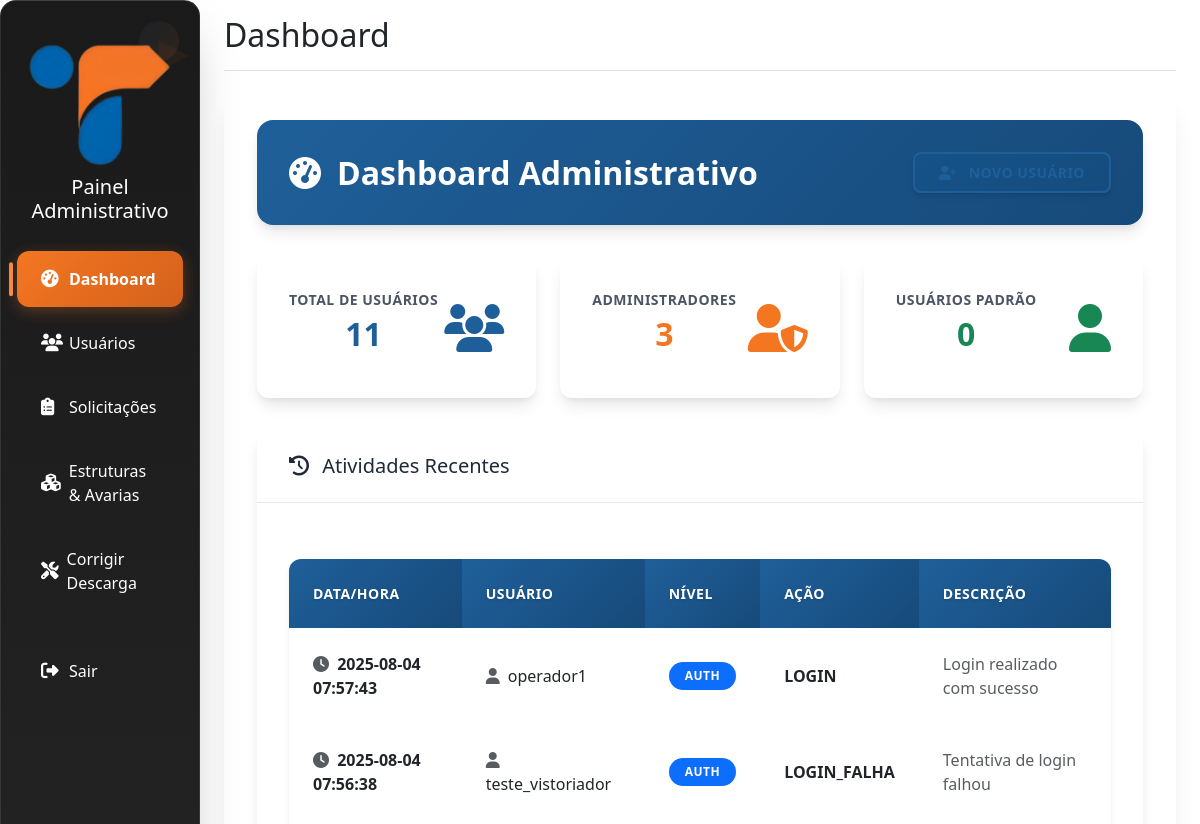
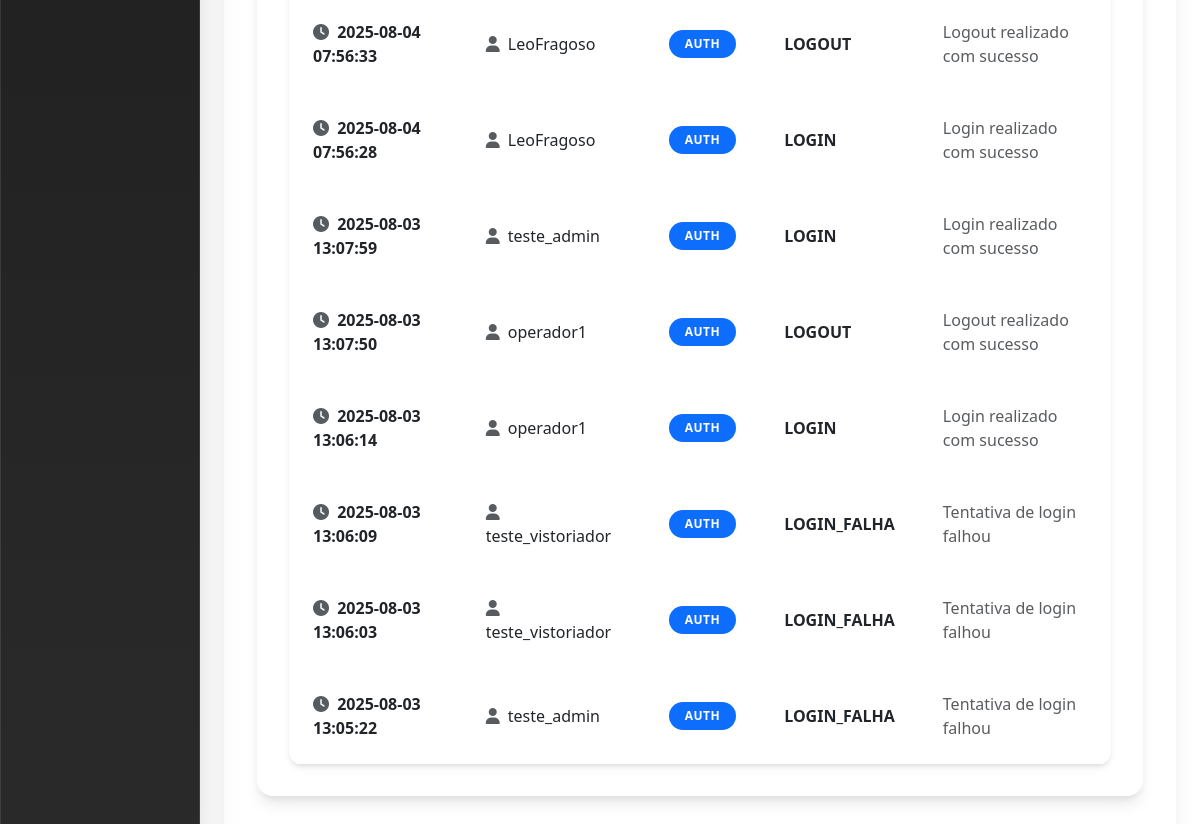
The page /admin/dashboard (signed in) on the database as committed earlier (2 pictures, top to bottom).
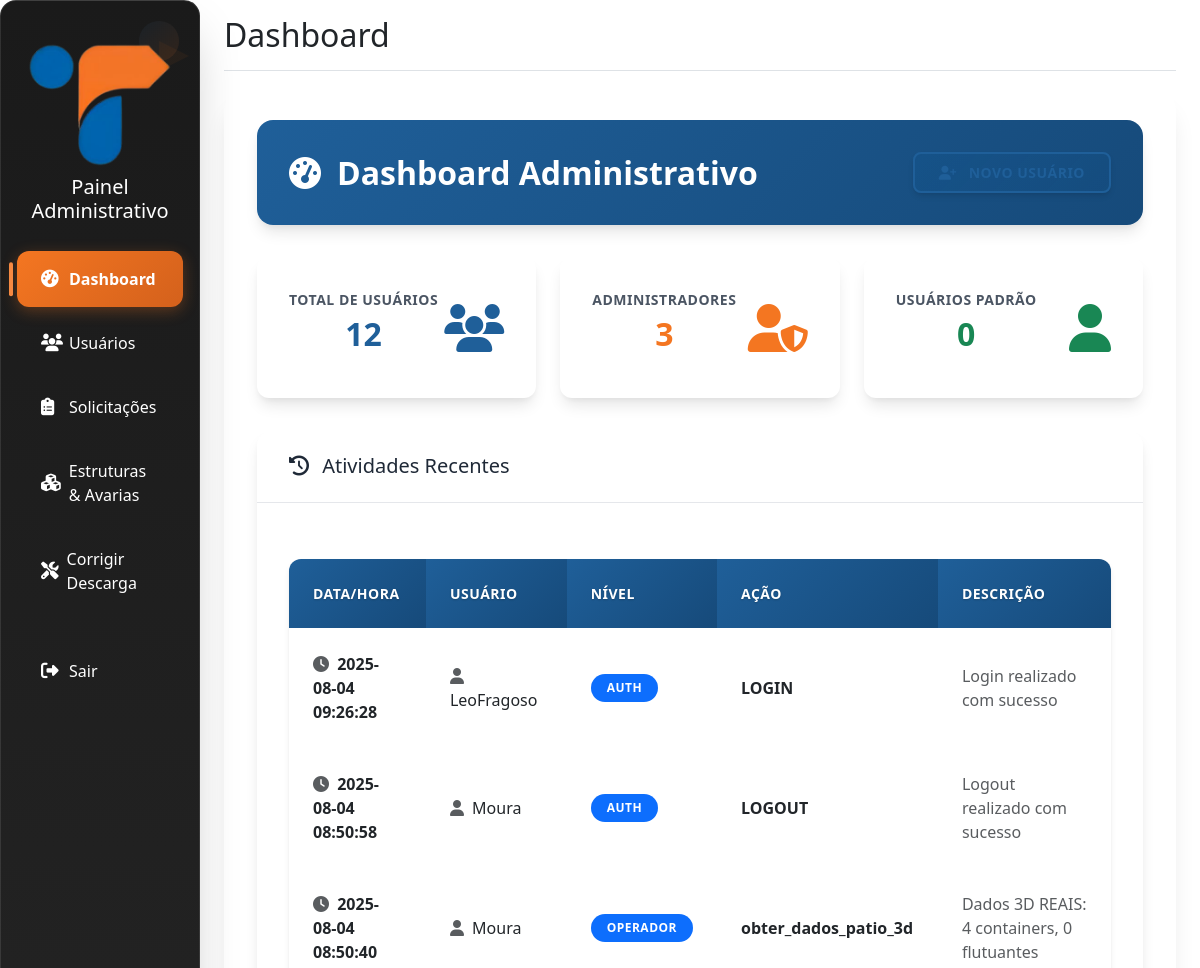
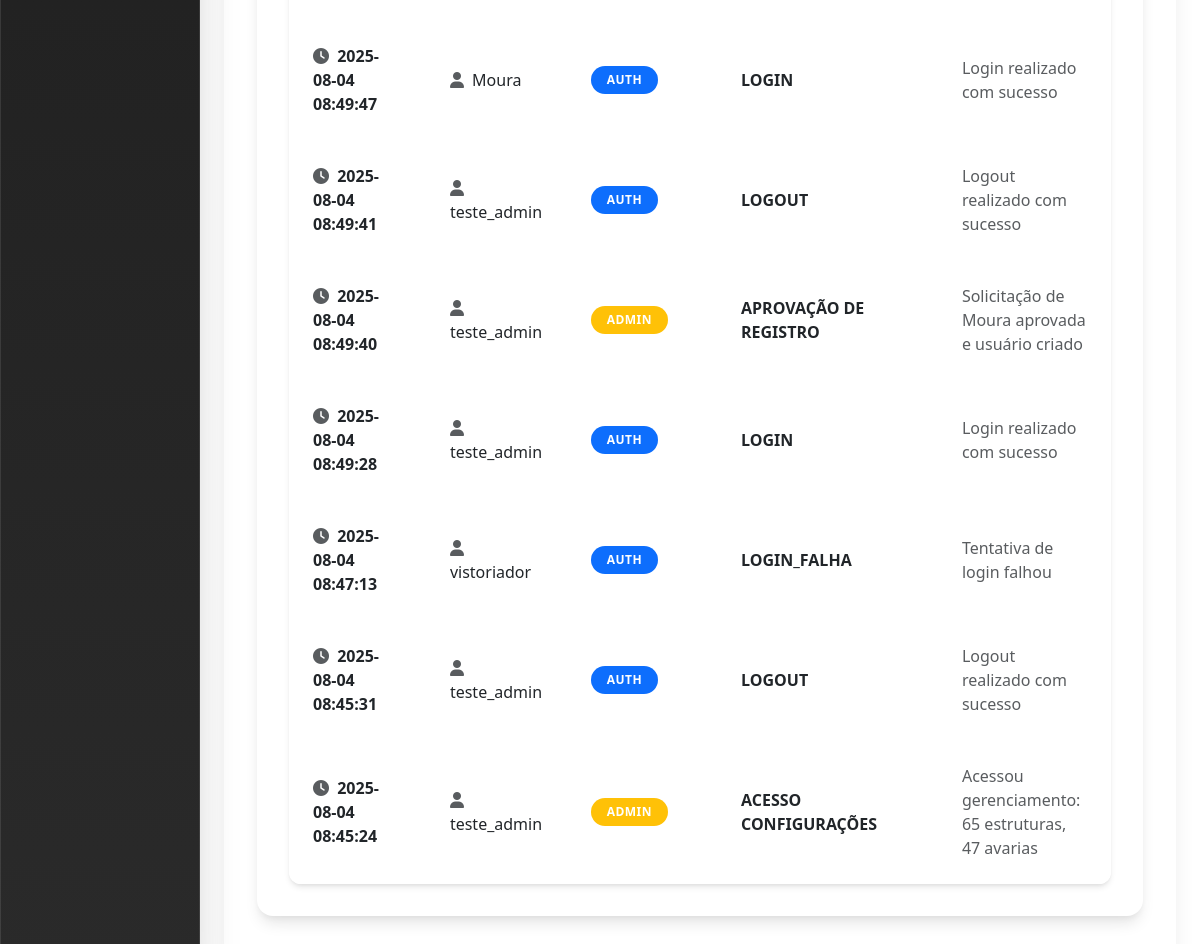
The same page on the database as committed later (2 pictures, top to bottom).
### tables this page shows
CREATE TABLE log_atividades (
        id INTEGER PRIMARY KEY AUTOINCREMENT,
        data_hora TEXT NOT NULL,
        usuario TEXT NOT NULL,
        nivel TEXT NOT NULL,
        acao TEXT NOT NULL,
        descricao TEXT
    );

### admin/routes.py (the view)
@admin_bp.route('/dashboard')
@admin_completo_only_required
def admin_dashboard():
    try:
        db = get_db()
        cursor = db.cursor()
        cursor.execute("SELECT COUNT(*) FROM usuarios")
        total_usuarios = cursor.fetchone()[0]
        cursor.execute("SELECT COUNT(*) FROM usuarios WHERE nivel = 'admin'")
        total_admins = cursor.fetchone()[0]
        cursor.execute("SELECT COUNT(*) FROM usuarios WHERE nivel = 'user'")
        total_users = cursor.fetchone()[0]
        cursor.execute("""
            SELECT * FROM log_atividades
            ORDER BY data_hora DESC
            LIMIT 10
        """)
        logs_recentes = cursor.fetchall()
        cursor.execute("""
            SELECT * FROM solicitacoes_registro
            WHERE status = 'pendente'
            ORDER BY data_solicitacao DESC
        """)
        solicitacoes_pendentes = cursor.fetchall()
        cursor.execute("""
            SELECT s.*, u.username, u.email
            FROM solicitacoes_senha s
            JOIN usuarios u ON s.usuario_id = u.id
            WHERE s.status = 'pendente'
            ORDER BY s.data_solicitacao DESC
        """)
        senha_pendentes = cursor.fetchall()
        return render_template('admin/dashboard.html',
                              total_usuarios=total_usuarios,
                              total_admins=total_admins,
                              total_users=total_users,
                              logs_recentes=logs_recentes,
                              solicitacoes_pendentes=solicitacoes_pendentes,
                              senha_pendentes=senha_pendentes,
                              username=session.get('username'),
                              role=session.get('role'))
    except Exception as e:
        logger.error(f"Erro ao carregar dashboard administrativo: {e}")
        flash(f"Erro ao carregar dashboard: {e}", "danger")
        return redirect(url_for('auth.login'))

### db.py (called while the page is built)
def get_db():
    if 'db' not in g:
        try:
            g.db = sqlite3.connect(
                current_app.config['DATABASE'],
                detect_types=sqlite3.PARSE_DECLTYPES,
                timeout=30.0,  # 30 segundos de timeout
                isolation_level=None  # Autocommit mode
            )
            g.db.execute('PRAGMA busy_timeout = 10000;')  # 10 segundos
            g.db.row_factory = sqlite3.Row
            logger.debug("Nova conexão com o banco de dados estabelecida")
        except sqlite3.Error as e:
            logger.error(f"Erro ao conectar ao banco de dados: {e}")
            raise
    return g.db

### utils/db.py (called while the page is built)
def get_db():
    try:
        return main_get_db()
    except Exception as e:
        logger.error(f"Erro ao obter conexão com o banco de dados: {e}")
        if 'db' not in g:
            g.db = sqlite3.connect(
                current_app.config['DATABASE'],
                detect_types=sqlite3.PARSE_DECLTYPES,
                timeout=30.0
            )
            g.db.row_factory = sqlite3.Row
        return g.db

### utils/permissions.py (called while the page is built)
def get_user_role():
    role = session.get('role') or session.get('nivel')
    return role

### templates/admin/dashboard.html (shortened to what the changed rows need)
{% extends "admin/base.html" %}
{% block extra_css %}
<link rel="stylesheet" href="{{ url_for('static', filename='css/admin-theme.css') }}">
{% endblock %}
{% block content %}
<div class="main-content">
            <div class="page-header">
                <div class="d-flex justify-content-between align-items-center">
                    <h1>
                        <i class="fas fa-tachometer-alt me-2"></i>
                        Dashboard Administrativo
                    </h1>
                </div>
            </div>
            <div class="admin-stats fade-in-up">
                <div class="stat-card">
                    <div class="d-flex align-items-center justify-content-between">
                        <div>
                            <div class="stat-label">Total de Usuários</div>
                            <div class="stat-value">{{ total_usuarios }}</div>
                        </div>
                    </div>
                </div>
            </div>
            <div class="admin-card mb-4 slide-in-right">
                <div class="card-body">
                    <div class="table-responsive">
                        <table class="table table-hover">
                            <thead>
                                <tr>
                                    <th>Data/Hora</th>
                                    <th>Usuário</th>
                                    <th>Nível</th>
                                    <th>Ação</th>
                                    <th>Descrição</th>
                                </tr>
                            </thead>
                            <tbody>
                                {% if logs_recentes %}
                                    {% for log in logs_recentes %}
                                    <tr>
                                        <td>
                                            <i class="fas fa-clock me-1 text-muted"></i>
                                            {{ log.data_hora }}
                                        </td>
                                        <td>
                                            <i class="fas fa-user me-1 text-muted"></i>
                                            {{ log.usuario }}
                                        </td>
                                        <td>
                                            <span class="badge bg-{{ 'success' if log.nivel == 'user' else 'warning' if log.nivel == 'admin' else 'primary' }}">
                                                {{ log.nivel }}
                                            </span>
                                        </td>
                                        <td class="fw-semibold">{{ log.acao }}</td>
                                        <td class="text-muted">{{ log.descricao }}</td>
                                    </tr>
                                    {% endfor %}
                                {% endif %}
                            </tbody>
                        </table>
                    </div>
                </div>
            </div>
</div>
{% endblock %}

Rows that differ between the two databases and show on the page:
no longer on this page (row unchanged): log_atividades: data_hora "2025-08-04 07:57:43", usuario "operador1", nivel "AUTH", acao "LOGIN", descricao "Login realizado com sucesso"
no longer on this page (row unchanged): log_atividades: data_hora "2025-08-04 07:56:38", usuario "teste_vistoriador", nivel "AUTH", acao "LOGIN_FALHA", descricao "Tentativa de login falhou"
no longer on this page (row unchanged): log_atividades: data_hora "2025-08-04 07:56:33", usuario "LeoFragoso", nivel "AUTH", acao "LOGOUT", descricao "Logout realizado com sucesso"
no longer on this page (row unchanged): log_atividades: data_hora "2025-08-04 07:56:28", usuario "LeoFragoso", nivel "AUTH", acao "LOGIN", descricao "Login realizado com sucesso"
no longer on this page (row unchanged): log_atividades: data_hora "2025-08-03 13:07:59", usuario "teste_admin", nivel "AUTH", acao "LOGIN", descricao "Login realizado com sucesso"
no longer on this page (row unchanged): log_atividades: data_hora "2025-08-03 13:07:50", usuario "operador1", nivel "AUTH", acao "LOGOUT", descricao "Logout realizado com sucesso"
no longer on this page (row unchanged): log_atividades: data_hora "2025-08-03 13:06:14", usuario "operador1", nivel "AUTH", acao "LOGIN", descricao "Login realizado com sucesso"
no longer on this page (row unchanged): log_atividades: data_hora "2025-08-03 13:06:09", usuario "teste_vistoriador", nivel "AUTH", acao "LOGIN_FALHA", descricao "Tentativa de login falhou"
no longer on this page (row unchanged): log_atividades: data_hora "2025-08-03 13:06:03", usuario "teste_vistoriador", nivel "AUTH", acao "LOGIN_FALHA", descricao "Tentativa de login falhou"
no longer on this page (row unchanged): log_atividades: data_hora "2025-08-03 13:05:22", usuario "teste_admin", nivel "AUTH", acao "LOGIN_FALHA", descricao "Tentativa de login falhou"
added log_atividades: data_hora "2025-08-04 09:26:28", usuario "LeoFragoso", nivel "AUTH", acao "LOGIN", descricao "Login realizado com sucesso"
added log_atividades: data_hora "2025-08-04 08:50:58", usuario "Moura", nivel "AUTH", acao "LOGOUT", descricao "Logout realizado com sucesso"
added log_atividades: data_hora "2025-08-04 08:50:40", usuario "Moura", nivel "OPERADOR", acao "obter_dados_patio_3d", descricao "Dados 3D REAIS: 4 containers, 0 flutuantes"
added log_atividades: data_hora "2025-08-04 08:49:47", usuario "Moura", nivel "AUTH", acao "LOGIN", descricao "Login realizado com sucesso"
added log_atividades: data_hora "2025-08-04 08:49:41", usuario "teste_admin", nivel "AUTH", acao "LOGOUT", descricao "Logout realizado com sucesso"
added log_atividades: data_hora "2025-08-04 08:49:40", usuario "teste_admin", nivel "ADMIN", acao "APROVAÇÃO DE REGISTRO", descricao "Solicitação de Moura aprovada e usuário criado"
added log_atividades: data_hora "2025-08-04 08:49:28", usuario "teste_admin", nivel "AUTH", acao "LOGIN", descricao "Login realizado com sucesso"
added log_atividades: data_hora "2025-08-04 08:47:13", usuario "vistoriador", nivel "AUTH", acao "LOGIN_FALHA", descricao "Tentativa de login falhou"
added log_atividades: data_hora "2025-08-04 08:45:31", usuario "teste_admin", nivel "AUTH", acao "LOGOUT", descricao "Logout realizado com sucesso"
added log_atividades: data_hora "2025-08-04 08:45:24", usuario "teste_admin", nivel "ADMIN", acao "ACESSO CONFIGURAÇÕES", descricao "Acessou gerenciamento: 65 estruturas, 47 avarias"
Other text that changed with them:
{{ total_usuarios }}: "11" → "12"
